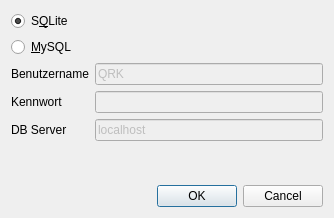
<?xml version="1.0" encoding="UTF-8"?>
<ui version="4.0">
 <class>DatabaseDefinition</class>
 <widget class="QDialog" name="DatabaseDefinition">
  <property name="geometry">
   <rect>
    <x>0</x>
    <y>0</y>
    <width>334</width>
    <height>218</height>
   </rect>
  </property>
  <property name="windowTitle">
   <string>Datenbank Einstellungen</string>
  </property>
  <layout class="QVBoxLayout" name="verticalLayout">
   <item>
    <widget class="QRadioButton" name="sqlite">
     <property name="text">
      <string>S&amp;QLite</string>
     </property>
     <property name="checked">
      <bool>true</bool>
     </property>
    </widget>
   </item>
   <item>
    <widget class="QRadioButton" name="mysql">
     <property name="text">
      <string>&amp;MySQL</string>
     </property>
    </widget>
   </item>
   <item>
    <layout class="QFormLayout" name="formLayout">
     <item row="0" column="1">
      <widget class="QLineEdit" name="username">
       <property name="enabled">
        <bool>false</bool>
       </property>
       <property name="text">
        <string>QRK</string>
       </property>
      </widget>
     </item>
     <item row="1" column="1">
      <widget class="QLineEdit" name="password">
       <property name="enabled">
        <bool>false</bool>
       </property>
       <property name="echoMode">
        <enum>QLineEdit::PasswordEchoOnEdit</enum>
       </property>
      </widget>
     </item>
     <item row="2" column="1">
      <widget class="QLineEdit" name="hostname">
       <property name="enabled">
        <bool>false</bool>
       </property>
       <property name="text">
        <string>localhost</string>
       </property>
      </widget>
     </item>
     <item row="0" column="0">
      <widget class="QLabel" name="label">
       <property name="text">
        <string>Benutzername</string>
       </property>
      </widget>
     </item>
     <item row="1" column="0">
      <widget class="QLabel" name="label_2">
       <property name="text">
        <string>Kennwort</string>
       </property>
      </widget>
     </item>
     <item row="2" column="0">
      <widget class="QLabel" name="label_3">
       <property name="text">
        <string>DB Server</string>
       </property>
      </widget>
     </item>
    </layout>
   </item>
   <item>
    <widget class="QDialogButtonBox" name="buttonBox">
     <property name="orientation">
      <enum>Qt::Horizontal</enum>
     </property>
     <property name="standardButtons">
      <set>QDialogButtonBox::Cancel|QDialogButtonBox::Ok</set>
     </property>
    </widget>
   </item>
  </layout>
 </widget>
 <resources/>
 <connections>
  <connection>
   <sender>buttonBox</sender>
   <signal>accepted()</signal>
   <receiver>DatabaseDefinition</receiver>
   <slot>accept()</slot>
   <hints>
    <hint type="sourcelabel">
     <x>224</x>
     <y>166</y>
    </hint>
    <hint type="destinationlabel">
     <x>157</x>
     <y>184</y>
    </hint>
   </hints>
  </connection>
  <connection>
   <sender>buttonBox</sender>
   <signal>rejected()</signal>
   <receiver>DatabaseDefinition</receiver>
   <slot>reject()</slot>
   <hints>
    <hint type="sourcelabel">
     <x>292</x>
     <y>172</y>
    </hint>
    <hint type="destinationlabel">
     <x>286</x>
     <y>184</y>
    </hint>
   </hints>
  </connection>
  <connection>
   <sender>mysql</sender>
   <signal>toggled(bool)</signal>
   <receiver>username</receiver>
   <slot>setEnabled(bool)</slot>
   <hints>
    <hint type="sourcelabel">
     <x>26</x>
     <y>42</y>
    </hint>
    <hint type="destinationlabel">
     <x>195</x>
     <y>72</y>
    </hint>
   </hints>
  </connection>
  <connection>
   <sender>mysql</sender>
   <signal>toggled(bool)</signal>
   <receiver>password</receiver>
   <slot>setEnabled(bool)</slot>
   <hints>
    <hint type="sourcelabel">
     <x>60</x>
     <y>46</y>
    </hint>
    <hint type="destinationlabel">
     <x>147</x>
     <y>107</y>
    </hint>
   </hints>
  </connection>
  <connection>
   <sender>mysql</sender>
   <signal>toggled(bool)</signal>
   <receiver>hostname</receiver>
   <slot>setEnabled(bool)</slot>
   <hints>
    <hint type="sourcelabel">
     <x>87</x>
     <y>46</y>
    </hint>
    <hint type="destinationlabel">
     <x>139</x>
     <y>135</y>
    </hint>
   </hints>
  </connection>
 </connections>
</ui>
